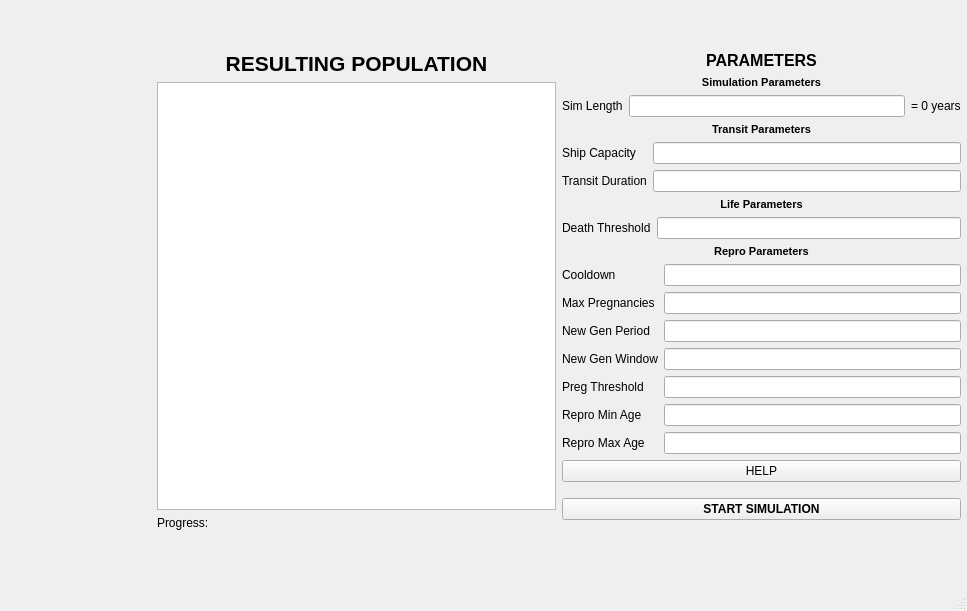
<?xml version="1.0" encoding="UTF-8"?>
<ui version="4.0">
 <class>MainWindow</class>
 <widget class="QMainWindow" name="MainWindow">
  <property name="geometry">
   <rect>
    <x>0</x>
    <y>0</y>
    <width>967</width>
    <height>611</height>
   </rect>
  </property>
  <property name="maximumSize">
   <size>
    <width>1200</width>
    <height>720</height>
   </size>
  </property>
  <property name="windowTitle">
   <string>Mars Colony Sim</string>
  </property>
  <widget class="QWidget" name="centralWidget">
   <widget class="QWidget" name="horizontalLayoutWidget_3">
    <property name="geometry">
     <rect>
      <x>40</x>
      <y>40</y>
      <width>932</width>
      <height>501</height>
     </rect>
    </property>
    <layout class="QHBoxLayout" name="horizontalLayout_3">
     <item>
      <widget class="QLabel" name="result_label">
       <property name="enabled">
        <bool>true</bool>
       </property>
       <property name="sizePolicy">
        <sizepolicy hsizetype="Fixed" vsizetype="Fixed">
         <horstretch>0</horstretch>
         <verstretch>0</verstretch>
        </sizepolicy>
       </property>
       <property name="minimumSize">
        <size>
         <width>100</width>
         <height>480</height>
        </size>
       </property>
       <property name="maximumSize">
        <size>
         <width>100</width>
         <height>480</height>
        </size>
       </property>
       <property name="text">
        <string/>
       </property>
      </widget>
     </item>
     <item>
      <layout class="QVBoxLayout" name="verticalLayout">
       <item>
        <widget class="QLabel" name="label">
         <property name="font">
          <font>
           <pointsize>16</pointsize>
           <weight>75</weight>
           <bold>true</bold>
          </font>
         </property>
         <property name="text">
          <string>RESULTING POPULATION</string>
         </property>
         <property name="alignment">
          <set>Qt::AlignCenter</set>
         </property>
        </widget>
       </item>
       <item>
        <widget class="QListWidget" name="listFinalPop"/>
       </item>
       <item>
        <widget class="QLabel" name="label_progress">
         <property name="text">
          <string>Progress:</string>
         </property>
        </widget>
       </item>
      </layout>
     </item>
     <item>
      <layout class="QGridLayout" name="gridLayout">
       <item row="12" column="0">
        <widget class="QPushButton" name="pushButtonHelp">
         <property name="text">
          <string>HELP</string>
         </property>
        </widget>
       </item>
       <item row="42" column="0">
        <spacer name="verticalSpacer_3">
         <property name="orientation">
          <enum>Qt::Vertical</enum>
         </property>
         <property name="sizeHint" stdset="0">
          <size>
           <width>20</width>
           <height>40</height>
          </size>
         </property>
        </spacer>
       </item>
       <item row="1" column="0">
        <widget class="QLabel" name="labelSimHeader">
         <property name="font">
          <font>
           <pointsize>8</pointsize>
           <weight>75</weight>
           <bold>true</bold>
          </font>
         </property>
         <property name="text">
          <string>Simulation Parameters</string>
         </property>
         <property name="alignment">
          <set>Qt::AlignCenter</set>
         </property>
        </widget>
       </item>
       <item row="0" column="0">
        <widget class="QLabel" name="labelParam">
         <property name="font">
          <font>
           <pointsize>12</pointsize>
           <weight>75</weight>
           <bold>true</bold>
          </font>
         </property>
         <property name="text">
          <string>PARAMETERS</string>
         </property>
         <property name="alignment">
          <set>Qt::AlignCenter</set>
         </property>
        </widget>
       </item>
       <item row="2" column="0">
        <layout class="QHBoxLayout" name="horizontalLayout">
         <item>
          <widget class="QLabel" name="labelSimLength">
           <property name="text">
            <string>Sim Length</string>
           </property>
          </widget>
         </item>
         <item>
          <widget class="QLineEdit" name="lineEdit_simLength"/>
         </item>
         <item>
          <widget class="QLabel" name="label_simYears">
           <property name="text">
            <string>= 0 years</string>
           </property>
          </widget>
         </item>
        </layout>
       </item>
       <item row="43" column="0">
        <widget class="QPushButton" name="pushButtonStart">
         <property name="font">
          <font>
           <weight>75</weight>
           <bold>true</bold>
          </font>
         </property>
         <property name="text">
          <string>START SIMULATION</string>
         </property>
        </widget>
       </item>
       <item row="4" column="0">
        <widget class="QLabel" name="labelTransitHeader">
         <property name="font">
          <font>
           <pointsize>8</pointsize>
           <weight>75</weight>
           <bold>true</bold>
          </font>
         </property>
         <property name="text">
          <string>Transit Parameters</string>
         </property>
         <property name="alignment">
          <set>Qt::AlignCenter</set>
         </property>
        </widget>
       </item>
       <item row="11" column="0">
        <layout class="QFormLayout" name="formLayout_2">
         <item row="0" column="0">
          <widget class="QLabel" name="labelCooldown">
           <property name="text">
            <string>Cooldown</string>
           </property>
          </widget>
         </item>
         <item row="0" column="1">
          <widget class="QLineEdit" name="lineEdit_cooldown"/>
         </item>
         <item row="1" column="0">
          <widget class="QLabel" name="labelMaxPreg">
           <property name="text">
            <string>Max Pregnancies</string>
           </property>
          </widget>
         </item>
         <item row="1" column="1">
          <widget class="QLineEdit" name="lineEdit_maxPreg"/>
         </item>
         <item row="2" column="0">
          <widget class="QLabel" name="labelNewGenPeriod">
           <property name="text">
            <string>New Gen Period</string>
           </property>
          </widget>
         </item>
         <item row="2" column="1">
          <widget class="QLineEdit" name="lineEdit_newGenPeriod"/>
         </item>
         <item row="3" column="0">
          <widget class="QLabel" name="labelNewGenWindow">
           <property name="text">
            <string>New Gen Window</string>
           </property>
          </widget>
         </item>
         <item row="3" column="1">
          <widget class="QLineEdit" name="lineEdit_newGenWindow"/>
         </item>
         <item row="4" column="0">
          <widget class="QLabel" name="labelPregThresh">
           <property name="text">
            <string>Preg Threshold</string>
           </property>
          </widget>
         </item>
         <item row="4" column="1">
          <widget class="QLineEdit" name="lineEdit_pregThresh"/>
         </item>
         <item row="5" column="0">
          <widget class="QLabel" name="labelReproMinAge">
           <property name="text">
            <string>Repro Min Age</string>
           </property>
          </widget>
         </item>
         <item row="5" column="1">
          <widget class="QLineEdit" name="lineEdit_reproMinAge"/>
         </item>
         <item row="6" column="0">
          <widget class="QLabel" name="labelReproMaxAge">
           <property name="text">
            <string>Repro Max Age</string>
           </property>
          </widget>
         </item>
         <item row="6" column="1">
          <widget class="QLineEdit" name="lineEdit_reproMaxAge"/>
         </item>
        </layout>
       </item>
       <item row="45" column="0">
        <spacer name="verticalSpacer">
         <property name="orientation">
          <enum>Qt::Vertical</enum>
         </property>
         <property name="sizeHint" stdset="0">
          <size>
           <width>20</width>
           <height>40</height>
          </size>
         </property>
        </spacer>
       </item>
       <item row="9" column="0">
        <layout class="QFormLayout" name="formLayout_5">
         <item row="0" column="0">
          <widget class="QLabel" name="labelDeathThresh">
           <property name="text">
            <string>Death Threshold</string>
           </property>
          </widget>
         </item>
         <item row="0" column="1">
          <widget class="QLineEdit" name="lineEdit_deathThresh"/>
         </item>
        </layout>
       </item>
       <item row="10" column="0">
        <widget class="QLabel" name="labelRepro">
         <property name="font">
          <font>
           <pointsize>8</pointsize>
           <weight>75</weight>
           <bold>true</bold>
          </font>
         </property>
         <property name="text">
          <string>Repro Parameters</string>
         </property>
         <property name="alignment">
          <set>Qt::AlignCenter</set>
         </property>
        </widget>
       </item>
       <item row="7" column="0">
        <layout class="QFormLayout" name="formLayout">
         <item row="0" column="0">
          <widget class="QLabel" name="labelCapacity">
           <property name="text">
            <string>Ship Capacity</string>
           </property>
          </widget>
         </item>
         <item row="0" column="1">
          <widget class="QLineEdit" name="lineEdit_capacity"/>
         </item>
         <item row="1" column="0">
          <widget class="QLabel" name="labelTransit">
           <property name="text">
            <string>Transit Duration</string>
           </property>
          </widget>
         </item>
         <item row="1" column="1">
          <widget class="QLineEdit" name="lineEdit_transit"/>
         </item>
        </layout>
       </item>
       <item row="8" column="0">
        <widget class="QLabel" name="labelLifeHeader">
         <property name="font">
          <font>
           <pointsize>8</pointsize>
           <weight>75</weight>
           <bold>true</bold>
          </font>
         </property>
         <property name="text">
          <string>Life Parameters</string>
         </property>
         <property name="alignment">
          <set>Qt::AlignCenter</set>
         </property>
        </widget>
       </item>
      </layout>
     </item>
    </layout>
   </widget>
  </widget>
  <widget class="QStatusBar" name="statusBar"/>
 </widget>
 <layoutdefault spacing="6" margin="11"/>
 <resources/>
 <connections/>
</ui>
